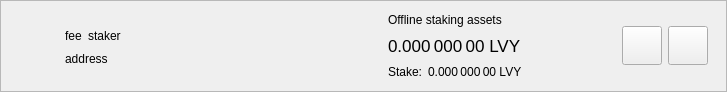
<?xml version="1.0" encoding="UTF-8"?>
<ui version="4.0">
 <class>DelegationItemWidget</class>
 <widget class="QWidget" name="DelegationItemWidget">
  <property name="geometry">
   <rect>
    <x>0</x>
    <y>0</y>
    <width>727</width>
    <height>92</height>
   </rect>
  </property>
  <property name="sizePolicy">
   <sizepolicy hsizetype="Preferred" vsizetype="Maximum">
    <horstretch>0</horstretch>
    <verstretch>0</verstretch>
   </sizepolicy>
  </property>
  <property name="windowTitle">
   <string>Form</string>
  </property>
  <layout class="QVBoxLayout" name="verticalLayout_2">
   <property name="spacing">
    <number>0</number>
   </property>
   <property name="leftMargin">
    <number>0</number>
   </property>
   <property name="topMargin">
    <number>0</number>
   </property>
   <property name="rightMargin">
    <number>0</number>
   </property>
   <property name="bottomMargin">
    <number>0</number>
   </property>
   <item>
    <widget class="QFrame" name="delegationItemFrame">
     <property name="frameShape">
      <enum>QFrame::StyledPanel</enum>
     </property>
     <property name="frameShadow">
      <enum>QFrame::Raised</enum>
     </property>
     <layout class="QHBoxLayout" name="horizontalLayout">
      <property name="topMargin">
       <number>0</number>
      </property>
      <property name="bottomMargin">
       <number>0</number>
      </property>
      <item>
       <widget class="QLabel" name="delegationLogo">
        <property name="sizePolicy">
         <sizepolicy hsizetype="Fixed" vsizetype="Fixed">
          <horstretch>0</horstretch>
          <verstretch>0</verstretch>
         </sizepolicy>
        </property>
        <property name="minimumSize">
         <size>
          <width>40</width>
          <height>40</height>
         </size>
        </property>
        <property name="alignment">
         <set>Qt::AlignCenter</set>
        </property>
       </widget>
      </item>
      <item>
       <widget class="QStackedWidget" name="stackedWidget">
        <property name="currentIndex">
         <number>0</number>
        </property>
        <widget class="QWidget" name="page">
         <layout class="QHBoxLayout" name="horizontalLayout_4">
          <item>
           <layout class="QHBoxLayout" name="horizontalLayout_3">
            <item>
             <layout class="QVBoxLayout" name="verticalLayout">
              <property name="rightMargin">
               <number>15</number>
              </property>
              <item>
               <spacer name="verticalSpacer_2">
                <property name="orientation">
                 <enum>Qt::Vertical</enum>
                </property>
                <property name="sizeHint" stdset="0">
                 <size>
                  <width>20</width>
                  <height>0</height>
                 </size>
                </property>
               </spacer>
              </item>
              <item alignment="Qt::AlignLeft">
               <widget class="QWidget" name="widgetDelegation" native="true">
                <property name="minimumSize">
                 <size>
                  <width>280</width>
                  <height>0</height>
                 </size>
                </property>
                <layout class="QHBoxLayout" name="horizontalLayout_2" stretch="0,0,1">
                 <property name="leftMargin">
                  <number>0</number>
                 </property>
                 <property name="topMargin">
                  <number>0</number>
                 </property>
                 <property name="rightMargin">
                  <number>0</number>
                 </property>
                 <property name="bottomMargin">
                  <number>0</number>
                 </property>
                 <item alignment="Qt::AlignLeft">
                  <widget class="QLabel" name="labelFee">
                   <property name="text">
                    <string>fee</string>
                   </property>
                   <property name="textInteractionFlags">
                    <set>Qt::LinksAccessibleByMouse|Qt::TextSelectableByMouse</set>
                   </property>
                  </widget>
                 </item>
                 <item alignment="Qt::AlignLeft">
                  <widget class="QLabel" name="labelStaker">
                   <property name="text">
                    <string>staker</string>
                   </property>
                   <property name="textInteractionFlags">
                    <set>Qt::LinksAccessibleByMouse|Qt::TextSelectableByMouse</set>
                   </property>
                  </widget>
                 </item>
                 <item>
                  <spacer name="horizontalSpacer">
                   <property name="orientation">
                    <enum>Qt::Horizontal</enum>
                   </property>
                   <property name="sizeType">
                    <enum>QSizePolicy::Minimum</enum>
                   </property>
                   <property name="sizeHint" stdset="0">
                    <size>
                     <width>0</width>
                     <height>20</height>
                    </size>
                   </property>
                  </spacer>
                 </item>
                </layout>
               </widget>
              </item>
              <item alignment="Qt::AlignLeft">
               <widget class="QLabel" name="labelAddress">
                <property name="text">
                 <string>address</string>
                </property>
                <property name="textInteractionFlags">
                 <set>Qt::LinksAccessibleByMouse|Qt::TextSelectableByMouse</set>
                </property>
               </widget>
              </item>
              <item>
               <spacer name="verticalSpacer">
                <property name="orientation">
                 <enum>Qt::Vertical</enum>
                </property>
                <property name="sizeHint" stdset="0">
                 <size>
                  <width>20</width>
                  <height>0</height>
                 </size>
                </property>
               </spacer>
              </item>
             </layout>
            </item>
            <item>
             <widget class="QWidget" name="vLineAssets" native="true">
              <property name="minimumSize">
               <size>
                <width>1</width>
                <height>0</height>
               </size>
              </property>
             </widget>
            </item>
            <item>
             <widget class="QWidget" name="widgetStakingAssets" native="true">
              <property name="sizePolicy">
               <sizepolicy hsizetype="Minimum" vsizetype="Preferred">
                <horstretch>0</horstretch>
                <verstretch>0</verstretch>
               </sizepolicy>
              </property>
              <layout class="QVBoxLayout" name="verticalLayout_3">
               <property name="leftMargin">
                <number>15</number>
               </property>
               <property name="topMargin">
                <number>0</number>
               </property>
               <property name="rightMargin">
                <number>15</number>
               </property>
               <property name="bottomMargin">
                <number>0</number>
               </property>
               <item>
                <widget class="QLabel" name="labelAssetsText">
                 <property name="text">
                  <string>Offline staking assets</string>
                 </property>
                 <property name="alignment">
                  <set>Qt::AlignLeading|Qt::AlignLeft|Qt::AlignVCenter</set>
                 </property>
                </widget>
               </item>
               <item>
                <widget class="QLabel" name="labelAssets">
                 <property name="font">
                  <font>
                   <pointsize>13</pointsize>
                  </font>
                 </property>
                 <property name="cursor">
                  <cursorShape>IBeamCursor</cursorShape>
                 </property>
                 <property name="toolTip">
                  <string>Your current spendable balance</string>
                 </property>
                 <property name="text">
                  <string notr="true">0.000 000 00 LVY</string>
                 </property>
                 <property name="alignment">
                  <set>Qt::AlignLeading|Qt::AlignLeft|Qt::AlignVCenter</set>
                 </property>
                 <property name="textInteractionFlags">
                  <set>Qt::LinksAccessibleByMouse|Qt::TextSelectableByMouse</set>
                 </property>
                </widget>
               </item>
               <item>
                <layout class="QHBoxLayout" name="horizontalLayout_6">
                 <property name="spacing">
                  <number>6</number>
                 </property>
                 <item>
                  <widget class="QLabel" name="labelStakeText">
                   <property name="sizePolicy">
                    <sizepolicy hsizetype="Maximum" vsizetype="Preferred">
                     <horstretch>0</horstretch>
                     <verstretch>0</verstretch>
                    </sizepolicy>
                   </property>
                   <property name="text">
                    <string>Stake:</string>
                   </property>
                   <property name="alignment">
                    <set>Qt::AlignLeading|Qt::AlignLeft|Qt::AlignVCenter</set>
                   </property>
                  </widget>
                 </item>
                 <item>
                  <widget class="QLabel" name="labelStake">
                   <property name="text">
                    <string>0.000 000 00 LVY</string>
                   </property>
                   <property name="alignment">
                    <set>Qt::AlignLeading|Qt::AlignLeft|Qt::AlignVCenter</set>
                   </property>
                   <property name="textInteractionFlags">
                    <set>Qt::LinksAccessibleByMouse|Qt::TextSelectableByMouse</set>
                   </property>
                  </widget>
                 </item>
                 <item>
                  <spacer name="horizontalSpacer_4">
                   <property name="orientation">
                    <enum>Qt::Horizontal</enum>
                   </property>
                   <property name="sizeType">
                    <enum>QSizePolicy::Minimum</enum>
                   </property>
                   <property name="sizeHint" stdset="0">
                    <size>
                     <width>0</width>
                     <height>0</height>
                    </size>
                   </property>
                  </spacer>
                 </item>
                </layout>
               </item>
              </layout>
             </widget>
            </item>
            <item>
             <spacer name="horizontalSpacer_2">
              <property name="orientation">
               <enum>Qt::Horizontal</enum>
              </property>
              <property name="sizeHint" stdset="0">
               <size>
                <width>193</width>
                <height>20</height>
               </size>
              </property>
             </spacer>
            </item>
            <item>
             <widget class="QToolButton" name="buttonSplit">
              <property name="text">
               <string/>
              </property>
              <property name="iconSize">
               <size>
                <width>32</width>
                <height>32</height>
               </size>
              </property>
             </widget>
            </item>
            <item>
             <widget class="QToolButton" name="buttonRemove">
              <property name="text">
               <string/>
              </property>
              <property name="iconSize">
               <size>
                <width>32</width>
                <height>32</height>
               </size>
              </property>
             </widget>
            </item>
           </layout>
          </item>
         </layout>
        </widget>
        <widget class="QWidget" name="page_2">
         <layout class="QHBoxLayout" name="horizontalLayout_5">
          <item>
           <widget class="QLabel" name="labelNewDelegation">
            <property name="text">
             <string>Add new delegations</string>
            </property>
           </widget>
          </item>
          <item>
           <spacer name="horizontalSpacer_3">
            <property name="orientation">
             <enum>Qt::Horizontal</enum>
            </property>
            <property name="sizeHint" stdset="0">
             <size>
              <width>408</width>
              <height>20</height>
             </size>
            </property>
           </spacer>
          </item>
          <item>
           <widget class="QToolButton" name="buttonRestore">
            <property name="text">
             <string/>
            </property>
            <property name="iconSize">
             <size>
              <width>32</width>
              <height>32</height>
             </size>
            </property>
           </widget>
          </item>
          <item>
           <widget class="QToolButton" name="buttonAdd">
            <property name="text">
             <string/>
            </property>
            <property name="iconSize">
             <size>
              <width>32</width>
              <height>32</height>
             </size>
            </property>
           </widget>
          </item>
         </layout>
        </widget>
       </widget>
      </item>
     </layout>
    </widget>
   </item>
  </layout>
 </widget>
 <resources/>
 <connections/>
</ui>
